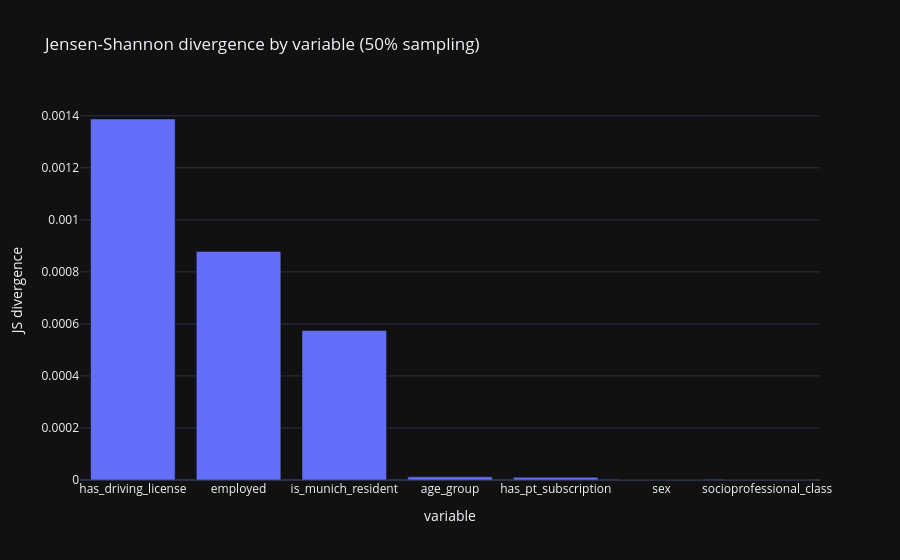

Notebook code cell kept with this figure:
### Code cell
def js_divergence(p: np.ndarray, q: np.ndarray) -> float:
    p = np.asarray(p, dtype=float)
    q = np.asarray(q, dtype=float)
    p = p / p.sum()
    q = q / q.sum()
    m = 0.5 * (p + q)

    def kl(a, b):
        mask = a > 0
        return np.sum(a[mask] * np.log2(a[mask] / b[mask]))

    return 0.5 * kl(p, m) + 0.5 * kl(q, m)


df_2024 = df_all[(df_all["year"] == 2024) & (df_all["sample_pct"] == 50)]
df_2040 = df_all[(df_all["year"] == 2040) & (df_all["sample_pct"] == 50)]

rows = []
for col in analysis_cols:
    categories = get_categories(col)
    p = share_table(df_2024, col, categories)["share"].to_numpy()
    q = share_table(df_2040, col, categories)["share"].to_numpy()
    rows.append({"variable": col, "js_divergence": js_divergence(p, q)})

metrics = pd.DataFrame(rows).sort_values("js_divergence", ascending=False)

fig = px.bar(
    metrics,
    x="variable",
    y="js_divergence",
    title="Jensen-Shannon divergence by variable (50% sampling)",
)
fig.update_yaxes(title="JS divergence")
fig.show()

metrics

### Figure 1 — Plotly figure (JSON) as saved in the notebook; plotly's stock layout.template omitted (floating-point values rounded to 4 significant figures)
{"data": [{"hovertemplate": "variable=%{x}<br>js_divergence=%{y}<extra></extra>", "legendgroup": "", "marker": {"color": "#636efa", "pattern": {"shape": ""}}, "name": "", "orientation": "v", "showlegend": false, "textposition": "auto", "type": "bar", "x": ["has_driving_license", "employed", "is_munich_resident", "age_group", "has_pt_subscription", "sex", "socioprofessional_class"], "xaxis": "x", "y": [0.001388, 0.0008788, 0.0005751, 1.219e-05, 1.048e-05, 2.266e-08, 0.0], "yaxis": "y"}], "layout": {"barmode": "relative", "legend": {"tracegroupgap": 0}, "title": {"text": "Jensen-Shannon divergence by variable (50% sampling)"}, "xaxis": {"anchor": "y", "domain": [0, 1], "title": {"text": "variable"}}, "yaxis": {"anchor": "x", "domain": [0, 1], "title": {"text": "JS divergence"}}}}
